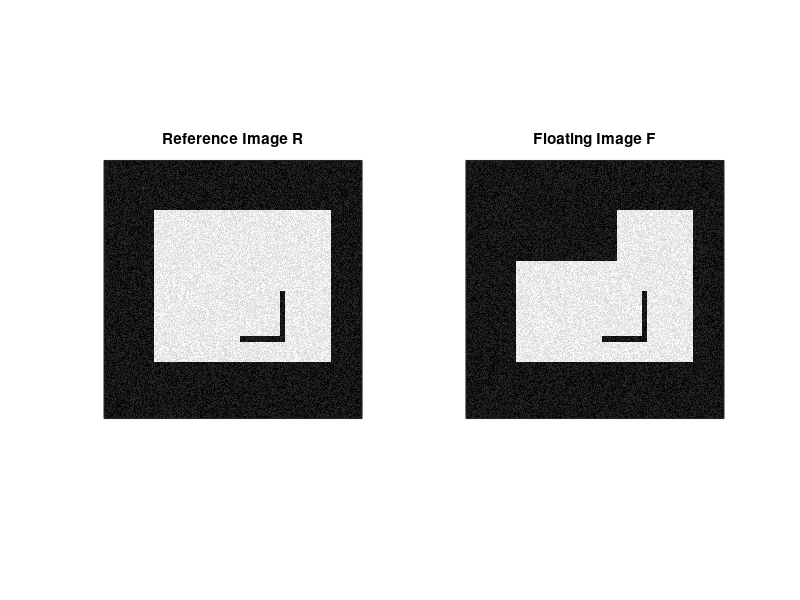

The MATLAB script that drew this image: (Note: this script raises an error after producing the figure.)
% esemplification of daemons based registration
%% 
close all
clear all


A= zeros(512,512);       % create two sample images
A(100:400,100:450)=255;
A(350:360,270:360)=0;
A(260:360,350:360)=0;

B=A;
B(100:200,100:300)=0;

s=56;                   % add noise        
A=A+s*rand(512);
B=B+s*rand(512);

figure('Name','Original Images')
colormap gray
subplot(1,2,1)
imagesc(A)
title('Reference Image R')
set(gca,'xtick',[],'ytick',[])
axis image
subplot(1,2,2)
imagesc(B)
axis image
title('Floating Image F')
set(gca,'xtick',[],'ytick',[])
sgtitle('daemons based registration')
%% 


%% 
figure('Name','Registration Procedure')
steps=(1:15).^2;
for i=steps
    [D,C] = imregdemons(B,A,i,'AccumulatedFieldSmoothing',1.5,'PyramidLevels',7);


    colormap gray
    subplot(2,2,1)
    imagesc(A)
    axis image
    set(gca,'xtick',[],'ytick',[])
    title('R image')
    subplot(2,2,2)
    imagesc(C)
    axis image
    set(gca,'xtick',[],'ytick',[])
    title('F image')

    colormap gray
    subplot(2,2,3)
    imshowpair(B,D(:,:,1))
    axis image
    title('Displacement D (X component)')
    subplot(2,2,4)
    imshowpair(B,D(:,:,2))
    axis image
    title('Displacement D (Y component)')
    sgtitle(['Number of Iterations = ' num2str(steps(sqrt(i)))])
    
    pause(5)
    drawnow
end
%% 


